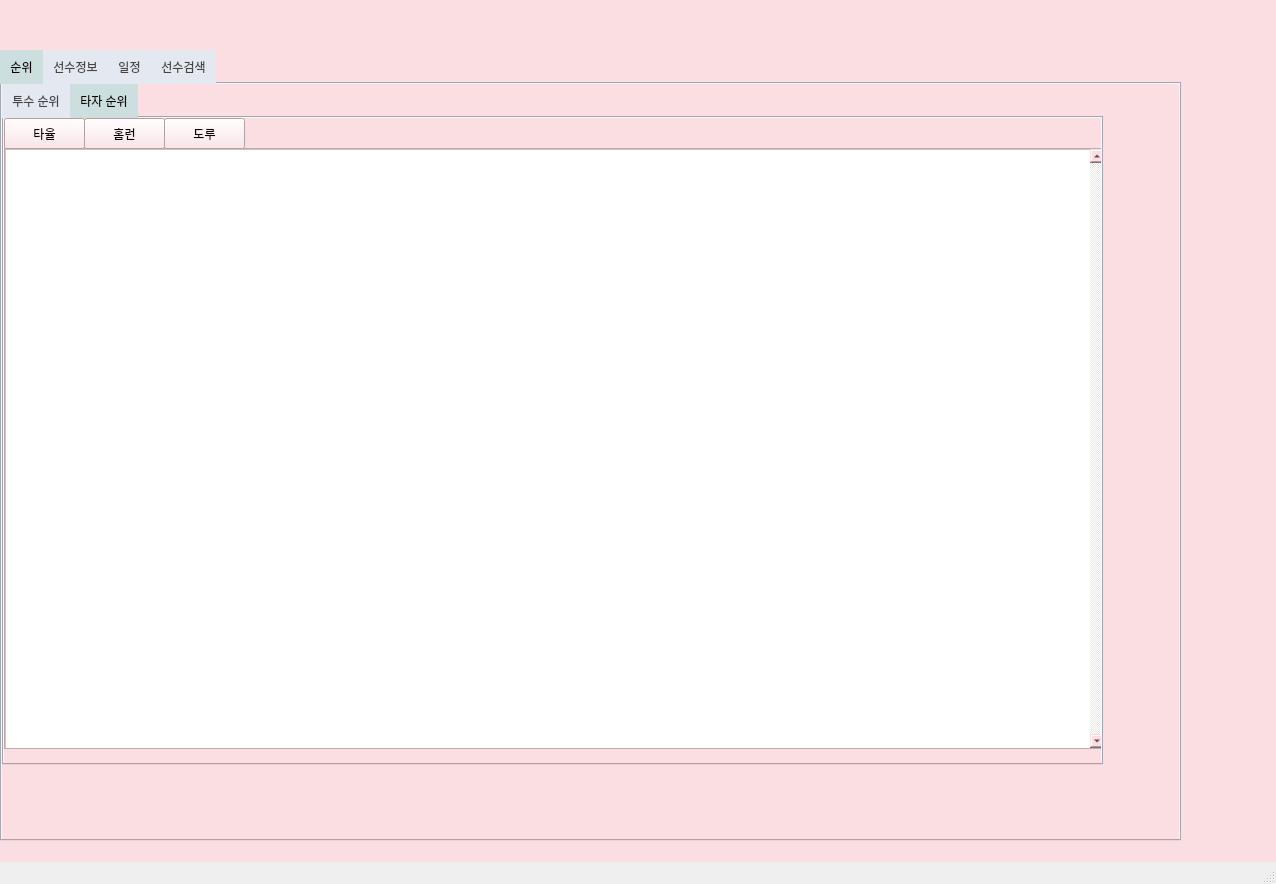
<?xml version="1.0" encoding="UTF-8"?>
<ui version="4.0">
 <class>MainWindow</class>
 <widget class="QMainWindow" name="MainWindow">
  <property name="geometry">
   <rect>
    <x>0</x>
    <y>0</y>
    <width>1276</width>
    <height>884</height>
   </rect>
  </property>
  <property name="windowTitle">
   <string>MainWindow</string>
  </property>
  <widget class="QWidget" name="centralwidget">
   <property name="styleSheet">
    <string notr="true">QWidget{
		background-color: #FBDEE2;
}</string>
   </property>
   <widget class="QTabWidget" name="kbo_tabWidget">
    <property name="geometry">
     <rect>
      <x>0</x>
      <y>50</y>
      <width>1181</width>
      <height>791</height>
     </rect>
    </property>
    <property name="maximumSize">
     <size>
      <width>1181</width>
      <height>16777215</height>
     </size>
    </property>
    <property name="styleSheet">
     <string notr="true">QTabWidget {
	font: 75 12pt &quot;D2Coding&quot;;
    background-color: #E4E9F1;  /* 탭 위젯 배경색 */
}

QTabBar::tab {
	
    background-color: #E4E9F1;  /* 일반 탭의 배경색 */
    color: #444444;  /* 탭 텍스트 색상 */
    padding: 10px;  /* 탭의 패딩 */
}

QTabBar::tab:selected {
	font: 75 12pt &quot;D2Coding&quot;;
    background-color: #CCDFDE;  /* 선택된 탭의 배경색 */
    color: #000000;  /* 선택된 탭의 텍스트 색상 */
}

QTabBar::tab:hover {
    background-color: #E4E9F1;  /* 마우스 오버 시 탭 배경색 */
}</string>
    </property>
    <property name="currentIndex">
     <number>0</number>
    </property>
    <widget class="QWidget" name="rank_tab">
     <attribute name="title">
      <string>순위</string>
     </attribute>
     <widget class="QTabWidget" name="rankList_tab">
      <property name="geometry">
       <rect>
        <x>0</x>
        <y>0</y>
        <width>1101</width>
        <height>681</height>
       </rect>
      </property>
      <property name="styleSheet">
       <string notr="true">&lt;?xml version=&quot;1.0&quot; encoding=&quot;UTF-8&quot;?&gt;
&lt;ui version=&quot;4.0&quot;&gt;
 &lt;widget name=&quot;__qt_fake_top_level&quot;&gt;
  &lt;widget class=&quot;QTabWidget&quot; name=&quot;kbo_tabWidget&quot;&gt;
   &lt;property name=&quot;geometry&quot;&gt;
    &lt;rect&gt;
     &lt;x&gt;140&lt;/x&gt;
     &lt;y&gt;70&lt;/y&gt;
     &lt;width&gt;761&lt;/width&gt;
     &lt;height&gt;451&lt;/height&gt;
    &lt;/rect&gt;
   &lt;/property&gt;
   &lt;property name=&quot;styleSheet&quot;&gt;
    &lt;string notr=&quot;true&quot;&gt;QTabWidget {
	font: 75 12pt &amp;quot;D2Coding&amp;quot;;
    background-color: #CBDDFB;  /* 탭 위젯 배경색 */
}

QTabBar::tab {
	
    background-color: #CBDDFB;  /* 일반 탭의 배경색 */
    color: #444444;  /* 탭 텍스트 색상 */
    padding: 10px;  /* 탭의 패딩 */
}

QTabBar::tab:selected {
	font: 75 12pt &amp;quot;D2Coding&amp;quot;;
    background-color: #CCDFDE;  /* 선택된 탭의 배경색 */
    color: #000000;  /* 선택된 탭의 텍스트 색상 */
}

QTabBar::tab:hover {
    background-color: #CBDDFB;  /* 마우스 오버 시 탭 배경색 */
}&lt;/string&gt;
   &lt;/property&gt;
   &lt;property name=&quot;currentIndex&quot;&gt;
    &lt;number&gt;0&lt;/number&gt;
   &lt;/property&gt;
   &lt;widget class=&quot;QWidget&quot; name=&quot;rank_tab&quot;&gt;
    &lt;attribute name=&quot;title&quot;&gt;
     &lt;string&gt;순위&lt;/string&gt;
    &lt;/attribute&gt;
    &lt;widget class=&quot;QTabWidget&quot; name=&quot;rankList_tab&quot;&gt;
     &lt;property name=&quot;geometry&quot;&gt;
      &lt;rect&gt;
       &lt;x&gt;-4&lt;/x&gt;
       &lt;y&gt;0&lt;/y&gt;
       &lt;width&gt;761&lt;/width&gt;
       &lt;height&gt;411&lt;/height&gt;
      &lt;/rect&gt;
     &lt;/property&gt;
		
     &lt;property name=&quot;currentIndex&quot;&gt;
      &lt;number&gt;0&lt;/number&gt;
     &lt;/property&gt;
     &lt;widget class=&quot;QWidget&quot; name=&quot;tusu_rank&quot;&gt;
      &lt;attribute name=&quot;title&quot;&gt;
       &lt;string&gt;투수 순위&lt;/string&gt;
      &lt;/attribute&gt;
     &lt;/widget&gt;
     &lt;widget class=&quot;QWidget&quot; name=&quot;taja_rank&quot;&gt;
      &lt;attribute name=&quot;title&quot;&gt;
       &lt;string&gt;타자 순위&lt;/string&gt;
      &lt;/attribute&gt;
     &lt;/widget&gt;
    &lt;/widget&gt;
   &lt;/widget&gt;
   &lt;widget class=&quot;QWidget&quot; name=&quot;info_tab&quot;&gt;
    &lt;attribute name=&quot;title&quot;&gt;
     &lt;string&gt;선수정보&lt;/string&gt;
    &lt;/attribute&gt;
   &lt;/widget&gt;
   &lt;widget class=&quot;QWidget&quot; name=&quot;schedule_tab&quot;&gt;
    &lt;attribute name=&quot;title&quot;&gt;
     &lt;string&gt;일정&lt;/string&gt;
    &lt;/attribute&gt;
   &lt;/widget&gt;
  &lt;/widget&gt;
 &lt;/widget&gt;
 &lt;resources/&gt;
&lt;/ui&gt;
</string>
      </property>
      <property name="currentIndex">
       <number>1</number>
      </property>
      <widget class="QWidget" name="tusu_rank">
       <attribute name="title">
        <string>투수 순위</string>
       </attribute>
       <widget class="QScrollArea" name="scrollArea">
        <property name="geometry">
         <rect>
          <x>29</x>
          <y>39</y>
          <width>991</width>
          <height>571</height>
         </rect>
        </property>
        <property name="widgetResizable">
         <bool>true</bool>
        </property>
        <widget class="QWidget" name="scrollAreaWidgetContents">
         <property name="geometry">
          <rect>
           <x>0</x>
           <y>0</y>
           <width>989</width>
           <height>569</height>
          </rect>
         </property>
         <widget class="QTableWidget" name="tableWidget_week_2">
          <property name="geometry">
           <rect>
            <x>0</x>
            <y>0</y>
            <width>971</width>
            <height>571</height>
           </rect>
          </property>
         </widget>
        </widget>
       </widget>
       <widget class="QPushButton" name="pushButton">
        <property name="geometry">
         <rect>
          <x>0</x>
          <y>0</y>
          <width>81</width>
          <height>31</height>
         </rect>
        </property>
        <property name="text">
         <string>평균자책</string>
        </property>
       </widget>
       <widget class="QPushButton" name="pushButton_1">
        <property name="geometry">
         <rect>
          <x>80</x>
          <y>0</y>
          <width>81</width>
          <height>31</height>
         </rect>
        </property>
        <property name="text">
         <string>승</string>
        </property>
       </widget>
       <widget class="QPushButton" name="pushButton_2">
        <property name="geometry">
         <rect>
          <x>160</x>
          <y>0</y>
          <width>81</width>
          <height>31</height>
         </rect>
        </property>
        <property name="text">
         <string>세이브</string>
        </property>
       </widget>
      </widget>
      <widget class="QWidget" name="taja_rank">
       <attribute name="title">
        <string>타자 순위</string>
       </attribute>
       <widget class="QScrollArea" name="scrollArea_3">
        <property name="geometry">
         <rect>
          <x>0</x>
          <y>30</y>
          <width>1101</width>
          <height>601</height>
         </rect>
        </property>
        <property name="styleSheet">
         <string notr="true">background-color: #FFFFFFF;</string>
        </property>
        <property name="verticalScrollBarPolicy">
         <enum>Qt::ScrollBarAlwaysOn</enum>
        </property>
        <property name="horizontalScrollBarPolicy">
         <enum>Qt::ScrollBarAsNeeded</enum>
        </property>
        <property name="widgetResizable">
         <bool>true</bool>
        </property>
        <widget class="QWidget" name="player_Scroll_2">
         <property name="geometry">
          <rect>
           <x>0</x>
           <y>0</y>
           <width>1082</width>
           <height>599</height>
          </rect>
         </property>
         <property name="styleSheet">
          <string notr="true">background-color: #FFFFFF;</string>
         </property>
         <widget class="QTableWidget" name="tableWidget_week_3">
          <property name="geometry">
           <rect>
            <x>0</x>
            <y>0</y>
            <width>1091</width>
            <height>611</height>
           </rect>
          </property>
          <property name="font">
           <font>
            <pointsize>14</pointsize>
            <weight>75</weight>
            <bold>true</bold>
           </font>
          </property>
          <property name="styleSheet">
           <string notr="true">background-color: rgb(255, 255, 255);</string>
          </property>
         </widget>
        </widget>
       </widget>
       <widget class="QPushButton" name="pushButton_5">
        <property name="geometry">
         <rect>
          <x>160</x>
          <y>0</y>
          <width>81</width>
          <height>31</height>
         </rect>
        </property>
        <property name="text">
         <string>도루</string>
        </property>
       </widget>
       <widget class="QPushButton" name="pushButton_3">
        <property name="geometry">
         <rect>
          <x>0</x>
          <y>0</y>
          <width>81</width>
          <height>31</height>
         </rect>
        </property>
        <property name="text">
         <string>타율</string>
        </property>
       </widget>
       <widget class="QPushButton" name="pushButton_4">
        <property name="geometry">
         <rect>
          <x>80</x>
          <y>0</y>
          <width>81</width>
          <height>31</height>
         </rect>
        </property>
        <property name="text">
         <string>홈런</string>
        </property>
       </widget>
      </widget>
     </widget>
    </widget>
    <widget class="QWidget" name="info_tab">
     <attribute name="title">
      <string>선수정보</string>
     </attribute>
     <widget class="QScrollArea" name="scrollArea_1">
      <property name="geometry">
       <rect>
        <x>80</x>
        <y>110</y>
        <width>461</width>
        <height>631</height>
       </rect>
      </property>
      <property name="styleSheet">
       <string notr="true">background-color: #FFFFFFF;</string>
      </property>
      <property name="verticalScrollBarPolicy">
       <enum>Qt::ScrollBarAlwaysOn</enum>
      </property>
      <property name="horizontalScrollBarPolicy">
       <enum>Qt::ScrollBarAsNeeded</enum>
      </property>
      <property name="widgetResizable">
       <bool>true</bool>
      </property>
      <widget class="QWidget" name="player_Scroll">
       <property name="geometry">
        <rect>
         <x>0</x>
         <y>0</y>
         <width>442</width>
         <height>629</height>
        </rect>
       </property>
       <property name="styleSheet">
        <string notr="true">background-color: #FFFFFF;</string>
       </property>
       <widget class="QTableWidget" name="tableWidget_week">
        <property name="geometry">
         <rect>
          <x>0</x>
          <y>0</y>
          <width>441</width>
          <height>631</height>
         </rect>
        </property>
        <property name="font">
         <font>
          <pointsize>14</pointsize>
          <weight>75</weight>
          <bold>true</bold>
         </font>
        </property>
        <property name="styleSheet">
         <string notr="true">background-color: rgb(255, 255, 255);</string>
        </property>
       </widget>
      </widget>
     </widget>
     <widget class="QLabel" name="player_info_rank">
      <property name="geometry">
       <rect>
        <x>80</x>
        <y>70</y>
        <width>461</width>
        <height>41</height>
       </rect>
      </property>
      <property name="font">
       <font>
        <family>D2Coding</family>
        <pointsize>10</pointsize>
        <weight>75</weight>
        <bold>true</bold>
       </font>
      </property>
      <property name="styleSheet">
       <string notr="true">
	background-color : #ebe1e6;
	color : #595859;
	font-size : 14;
	padding-right:15px;</string>
      </property>
      <property name="text">
       <string>순위       이름          조회수</string>
      </property>
     </widget>
     <widget class="QLabel" name="playerInfo_Week">
      <property name="geometry">
       <rect>
        <x>80</x>
        <y>30</y>
        <width>461</width>
        <height>41</height>
       </rect>
      </property>
      <property name="font">
       <font>
        <family>D2Coding</family>
        <pointsize>12</pointsize>
        <weight>75</weight>
        <bold>true</bold>
       </font>
      </property>
      <property name="styleSheet">
       <string notr="true">
	background-color : #eb1085;
	border: 2px solid blue;
	color : white;
	font-size : 14;
	padding-right:10px;</string>
      </property>
      <property name="text">
       <string>선수조회 순위(1주일)</string>
      </property>
     </widget>
     <widget class="QLabel" name="playerInfo_total">
      <property name="geometry">
       <rect>
        <x>590</x>
        <y>30</y>
        <width>461</width>
        <height>41</height>
       </rect>
      </property>
      <property name="font">
       <font>
        <family>D2Coding</family>
        <pointsize>12</pointsize>
        <weight>75</weight>
        <bold>true</bold>
       </font>
      </property>
      <property name="styleSheet">
       <string notr="true">
	background-color : #eb1085;
	border: 2px solid blue;
	color : white;
	font-size : 14;
	padding-right:10px;</string>
      </property>
      <property name="text">
       <string>선수조회 순위(통산)</string>
      </property>
     </widget>
     <widget class="QLabel" name="player_info_totalRank">
      <property name="geometry">
       <rect>
        <x>590</x>
        <y>70</y>
        <width>461</width>
        <height>41</height>
       </rect>
      </property>
      <property name="font">
       <font>
        <family>D2Coding</family>
        <pointsize>10</pointsize>
        <weight>50</weight>
        <bold>false</bold>
       </font>
      </property>
      <property name="styleSheet">
       <string notr="true">
	background-color : #ebe1e6;
	color : #595859;
	font-size : 14;
	padding-right:15px;</string>
      </property>
      <property name="text">
       <string>순위       이름         조회수</string>
      </property>
     </widget>
     <widget class="QScrollArea" name="scrollArea_2">
      <property name="geometry">
       <rect>
        <x>590</x>
        <y>110</y>
        <width>461</width>
        <height>631</height>
       </rect>
      </property>
      <property name="verticalScrollBarPolicy">
       <enum>Qt::ScrollBarAlwaysOn</enum>
      </property>
      <property name="horizontalScrollBarPolicy">
       <enum>Qt::ScrollBarAsNeeded</enum>
      </property>
      <property name="widgetResizable">
       <bool>true</bool>
      </property>
      <widget class="QWidget" name="player_Scroll_3">
       <property name="geometry">
        <rect>
         <x>0</x>
         <y>0</y>
         <width>442</width>
         <height>629</height>
        </rect>
       </property>
       <widget class="QTableWidget" name="tableWidget">
        <property name="geometry">
         <rect>
          <x>0</x>
          <y>0</y>
          <width>441</width>
          <height>631</height>
         </rect>
        </property>
        <property name="font">
         <font>
          <pointsize>14</pointsize>
          <weight>75</weight>
          <bold>true</bold>
         </font>
        </property>
        <property name="styleSheet">
         <string notr="true">background-color: rgb(255, 255, 255);</string>
        </property>
       </widget>
      </widget>
     </widget>
     <zorder>scrollArea_1</zorder>
     <zorder>player_info_rank</zorder>
     <zorder>playerInfo_Week</zorder>
     <zorder>player_info_totalRank</zorder>
     <zorder>playerInfo_total</zorder>
     <zorder>scrollArea_2</zorder>
    </widget>
    <widget class="QWidget" name="schedule_tab">
     <attribute name="title">
      <string>일정</string>
     </attribute>
     <widget class="QLabel" name="scedule_Label">
      <property name="geometry">
       <rect>
        <x>450</x>
        <y>90</y>
        <width>230</width>
        <height>24</height>
       </rect>
      </property>
      <property name="autoFillBackground">
       <bool>false</bool>
      </property>
      <property name="styleSheet">
       <string notr="true">QLabel {
	font: 75 12pt &quot;D2Coding&quot;;
    background-color: #E4E9F1;  /* 탭 위젯 배경색 */
}</string>
      </property>
      <property name="text">
       <string>TextLabel</string>
      </property>
      <property name="scaledContents">
       <bool>true</bool>
      </property>
      <property name="alignment">
       <set>Qt::AlignCenter</set>
      </property>
     </widget>
     <widget class="QPushButton" name="nextDay">
      <property name="geometry">
       <rect>
        <x>690</x>
        <y>90</y>
        <width>50</width>
        <height>24</height>
       </rect>
      </property>
      <property name="font">
       <font>
        <family>D2Coding</family>
        <pointsize>13</pointsize>
       </font>
      </property>
      <property name="styleSheet">
       <string notr="true">QPushButton{
		 background-color : #F4EBE7;
		color : #444444;
}</string>
      </property>
      <property name="text">
       <string>&gt;</string>
      </property>
     </widget>
     <widget class="QPushButton" name="previousDay">
      <property name="geometry">
       <rect>
        <x>390</x>
        <y>90</y>
        <width>50</width>
        <height>24</height>
       </rect>
      </property>
      <property name="font">
       <font>
        <family>D2Coding</family>
        <pointsize>13</pointsize>
       </font>
      </property>
      <property name="styleSheet">
       <string notr="true">QPushButton{
		 background-color : #F4EBE7;
		color : #444444;
}</string>
      </property>
      <property name="text">
       <string>&lt;</string>
      </property>
     </widget>
     <widget class="QLabel" name="background_no_fun">
      <property name="geometry">
       <rect>
        <x>70</x>
        <y>180</y>
        <width>1031</width>
        <height>41</height>
       </rect>
      </property>
      <property name="styleSheet">
       <string notr="true">QLabel {
	font: 75 12pt &quot;D2Coding&quot;;
    background-color: #FAF1F2;  /* 탭 위젯 배경색 */
	border-radius: 10px;
}</string>
      </property>
      <property name="text">
       <string>KBO 경기일정</string>
      </property>
      <property name="margin">
       <number>10</number>
      </property>
     </widget>
     <widget class="QListView" name="dayChedule_List">
      <property name="geometry">
       <rect>
        <x>70</x>
        <y>230</y>
        <width>1031</width>
        <height>351</height>
       </rect>
      </property>
     </widget>
     <zorder>dayChedule_List</zorder>
     <zorder>background_no_fun</zorder>
     <zorder>scedule_Label</zorder>
     <zorder>nextDay</zorder>
     <zorder>previousDay</zorder>
    </widget>
    <widget class="QWidget" name="search_tab">
     <attribute name="title">
      <string>선수검색</string>
     </attribute>
     <widget class="QLabel" name="label_2">
      <property name="geometry">
       <rect>
        <x>470</x>
        <y>70</y>
        <width>141</width>
        <height>191</height>
       </rect>
      </property>
      <property name="text">
       <string>저작권 문제로 인한 이미지 사용 불가</string>
      </property>
      <property name="textFormat">
       <enum>Qt::AutoText</enum>
      </property>
     </widget>
     <widget class="QPushButton" name="searchButton">
      <property name="geometry">
       <rect>
        <x>600</x>
        <y>10</y>
        <width>75</width>
        <height>41</height>
       </rect>
      </property>
      <property name="text">
       <string>검색</string>
      </property>
     </widget>
     <widget class="QTableWidget" name="tableWidget_2">
      <property name="geometry">
       <rect>
        <x>350</x>
        <y>200</y>
        <width>381</width>
        <height>191</height>
       </rect>
      </property>
     </widget>
     <widget class="QTableWidget" name="tableWidget_3">
      <property name="geometry">
       <rect>
        <x>350</x>
        <y>390</y>
        <width>381</width>
        <height>191</height>
       </rect>
      </property>
     </widget>
     <widget class="QLineEdit" name="lineEdit">
      <property name="geometry">
       <rect>
        <x>410</x>
        <y>10</y>
        <width>191</width>
        <height>41</height>
       </rect>
      </property>
     </widget>
    </widget>
   </widget>
  </widget>
  <widget class="QMenuBar" name="menubar">
   <property name="geometry">
    <rect>
     <x>0</x>
     <y>0</y>
     <width>1276</width>
     <height>21</height>
    </rect>
   </property>
  </widget>
  <widget class="QStatusBar" name="statusbar"/>
 </widget>
 <resources/>
 <connections/>
</ui>
